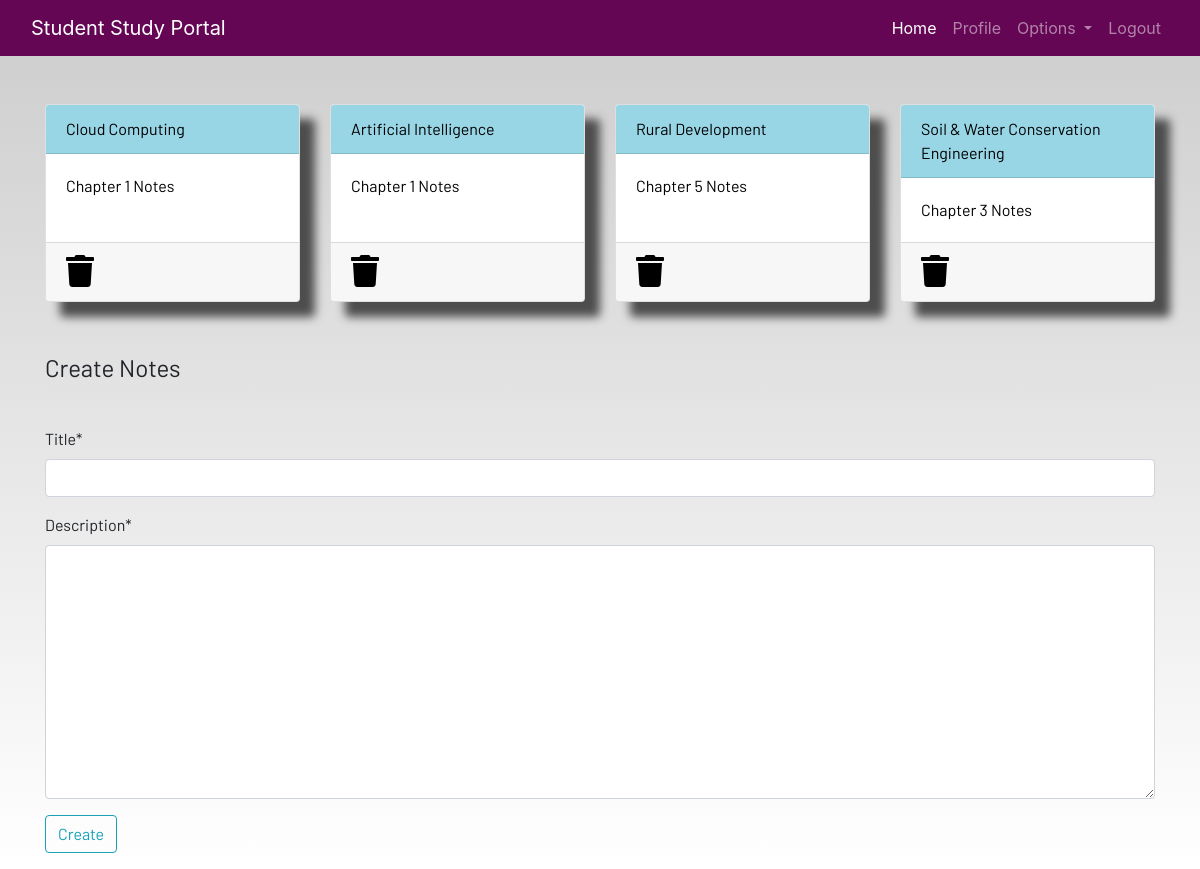
Screenshot of /notes (signed in) with the database file from the repository.
### dashboard/models.py (models this page shows, shortened)
class Notes(models.Model):
    user=models.ForeignKey(User,on_delete=models.CASCADE) #when this user gets deleted,this notes will also
    title=models.CharField(max_length=200)
    description=models.TextField()
    class Meta:
        verbose_name="notes"
        verbose_name_plural="notes"

### dashboard/views.py (the view)
# urls.py: path('notes',views.notes,name="notes"),
@login_required
def notes(request):
    if request.method=="POST":
        form=NotesForm(request.POST)
        if form.is_valid():
            notes=Notes(user=request.user,title=request.POST['title'],description=request.POST['description'])
            notes.save()
        messages.success(request,f"Notes added from {request.user.username} successfully!")
    else:
        form=NotesForm()
    notes=Notes.objects.filter(user=request.user)
    context={'notes':notes,'form':form}
    return render(request,'dashboard/notes.html',context)

### dashboard/forms.py
class NotesForm(forms.ModelForm):
    class Meta:
        model= Notes
        fields=['title','description']

### dashboard/templates/dashboard/notes.html (shortened to what this page needs)
{% extends 'dashboard/base.html' %}
{% load static %}
{% load crispy_forms_tags %}
{% block content %}
<div class="container">
    <div class="row">
        {% for note in notes %}
        <div class="col-md-3">
            <a href="{% url 'notes-detail' note.id %}">
                <div class="card">
                    <div class="card-header">{{note.title}}</div>
                    <div class="card-body">{{note.description|slice:"0:100"}}</div>
                    <div class="card-footer mt-auto "><a href="{% url 'delete-note' note.id %}">
                        <i class="fa fa-trash fa-2x"></i></a>
                    </div>
                </div>
            </a>
        </div>
        {% endfor %}
        <br><br>
    </div>
</div>
<br><br>
<div class="container">
    <form method="POST">
        <fieldset class="form-group">
            <legend class="border-bottom mb-4">Create Notes</legend>
        </fieldset>
        {{form|crispy}}
        <div class="form-group">
            <button href="" class="btn btn-outline-info" type="submit">
                Create
            </button>
        </div>
    </form>
</div>
{% endblock content %}

### static/css/main.css (style rules this page uses)
html { scroll-behavior: smooth; height: 100%; width: 100%; }
.card { box-shadow: 15px 15px 10px rgb(78, 77, 77); }
a { text-decoration: none !important; color: black; }
.card-header { color: black !important; background: rgb(152, 214, 230) !important; transition: 0.3s ease-in; }
html, body { max-width: 100%; overflow-x: hidden; height: 100%; width: 100%; }
body { background: linear-gradient(rgba(0, 0, 0, 0.2), rgba(255, 255, 255, 0.5)); overflow-x: hidden; background-repeat: no-repeat; }
.card-header { background-color: rgb(133, 204, 231); }
.col-md-3 .card { width: 100%; height: 100%; }
.fa { color: black; }

### rows the page displays
Notes: title "Cloud Computing", description "Chapter 1 Notes"
Notes: title "Artificial Intelligence", description "Chapter 1 Notes"
Notes: title "Rural Development", description "Chapter 5 Notes"
Notes: title "Soil & Water Conservation Engineering", description "Chapter 3 Notes"
